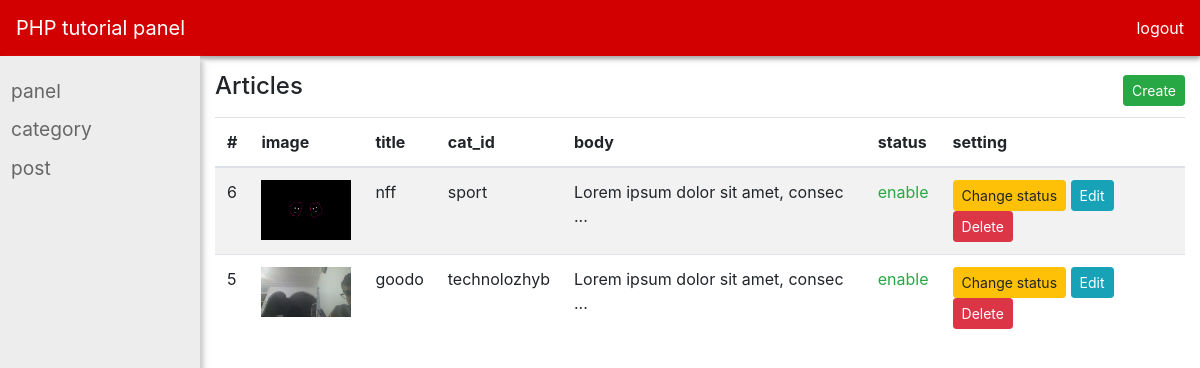
The app's page /panel/post/index.php (signed in) with its own data.
### tables this page shows
CREATE TABLE `posts` (
  `id` int(11) NOT NULL,
  `title` varchar(255) NOT NULL,
  `body` text NOT NULL,
  `category_id` int(11) NOT NULL,
  `image` varchar(191) DEFAULT NULL,
  `status` tinyint(4) NOT NULL DEFAULT '1',
  `updated_at` datetime DEFAULT NULL,
  `created_at` datetime NOT NULL
);

CREATE TABLE `categories` (
  `id` int(11) NOT NULL,
  `name` varchar(191) NOT NULL,
  `status` tinyint(4) NOT NULL DEFAULT '1',
  `updated_at` datetime DEFAULT NULL,
  `created_at` datetime NOT NULL
);

### functions/helpers.php (called while the page is built, shortened)
<?php
function url($url){
    return  trim(BASE_URL , '/ ') . '/' . trim($url , '/ ');
}
function asset($file){
    return  trim(BASE_URL , '/ ') . '/' . trim($file , '/ ');
}

### panel/post/index.php (the view, shortened to what this page needs)
<?php require_once  '../../functions/helpers.php' ?>
<!DOCTYPE html>
<html lang="en">
<?php include_once '../layouts/header.php'?>
<body>
<section id="app">
    <?php require_once '../layouts/top-nav.php' ?>
    <section class="container-fluid">
        <section class="row">
            <section class="col-md-2 p-0">
                <?php require_once '../layouts/sidebar.php' ?>
            </section>
            <section class="col-md-10 pt-3">
                <section class="mb-2 d-flex justify-content-between align-items-center">
                    <h2 class="h4">Articles</h2>
                    <a href="<?= url('panel/post/create.php') ?>" class="btn btn-sm btn-success">Create</a>
                </section>
                <section class="table-responsive">
                    <table class="table table-striped table-">
                        <thead>
                        <tr>
                            <th>#</th>
                            <th>image</th>
                            <th>title</th>
                            <th>cat_id</th>
                            <th>body</th>
                            <th>status</th>
                            <th>setting</th>
                        </tr>
                        </thead>
                        <?php
                        global $pdo;
                        $query = 'select posts.* , categories.name as category_name from posts join categories on posts.category_id = categories.id order by created_at desc';
                        $stmt = $pdo->prepare($query);
                        $stmt->execute();
                        $posts =$stmt->fetchAll();
                        ?>
                        <tbody>
                        <?php  foreach ($posts  as $post) : ?>
                        <tr>
                            <td><?=  $post->id ?></td>
                            <td><img style="width: 90px;" src="<?= asset($post->image) ?>"></td>
                            <td><?= $post->title ?></td>
                            <td><?= $post->category_name ?></td>
                            <td><?= substr($post->body , 0 , 50) ?> ...</td>
                            <td><span class="text-<?= $post->status == 1 ? 'success' : 'danger' ?>">
                                    <?= $post->status == 1 ? 'enable' : 'disable' ?></span> </td>
                            <td>
                                <a href="<?= url( "panel/post/change-status.php?post_id={$post->id}"   ) ?>" class="btn btn-warning btn-sm">Change status</a>
                                <a href="<?= url( "panel/post/edit.php?post_id={$post->id}"    ) ?>" class="btn btn-info btn-sm">Edit</a>
                                <a href="<?= url( "panel/post/delete.php?post_id={$post->id}"   ) ?>" class="btn btn-danger btn-sm">Delete</a>
                            </td>
                        </tr>
                        <?php endforeach; ?>
                        </tbody>
                    </table>
                </section>
            </section>
        </section>
    </section>
</section>
</body>
</html>

### panel/layouts/header.php (shortened to what this page needs)
<head>
    <link rel="stylesheet" href="<?= asset('assets/css/bootstrap.min.css') ?>" media="all" type="text/css">
    <link rel="stylesheet" href="<?= asset('assets/css/style.css') ?>" media="all" type="text/css">
</head>

### panel/layouts/top-nav.php (shortened to what this page needs)
<link rel="stylesheet" href="../../assets/css/bootstrap.min.css" media="all" type="text/css">
    <link rel="stylesheet" href="../../assets/css/style.css" media="all" type="text/css">
<nav class="navbar navbar-expand-lg navbar-dark bg-red">
    <a class="navbar-brand" href="<?= url('index.php') ?>">PHP tutorial panel</a>
    <a class="text-decoration-none text-white" href="<?= url('auth/logout.php') ?>">logout</a>
</nav>

### panel/layouts/sidebar.php
<link rel="stylesheet" href="../../assets/css/bootstrap.min.css" media="all" type="text/css">
    <link rel="stylesheet" href="../../assets/css/style.css" media="all" type="text/css">
<section class="sidebar">
    <section class="sidebar-link">
        <a href="<?= url('panel') ?>">panel</a>
    </section>
    <section class="sidebar-link">
        <a href="<?= url('panel/category') ?>">category</a>
    </section>
    <section class="sidebar-link">
        <a href="<?= url('panel/post') ?>">post</a>
    </section>
</section>

### assets/css/style.css (style rules this page uses)
.bg-red { background-color: rgb(210, 0, 1); box-shadow: 0px 3px 4px #aaaaaa, 0px 4px 8px #ededed; }
.sidebar { min-height: Calc(100vh - 3.5rem); background-color: #ededed; box-shadow: 3px 5px 4px #cccccc, 5px 7px 8px #ededed; padding-top: 1rem; }
.sidebar-link > a { text-decoration: none; display: block; color: #666666; border-left: 3px solid rgba(0,0,0,0); background-color: rgba(0,0,0,0); padding: .3rem .5rem; font-size: 1.2rem; transition: all .4s; }

### records on screen
posts: id "6", image (picture), title "nff", category.name "sport", body "Lorem ipsum dolor sit amet, consec", status "enable"
posts: id "5", image (picture), title "goodo", category.name "technolozhyb", body "Lorem ipsum dolor sit amet, consec", status "enable"
